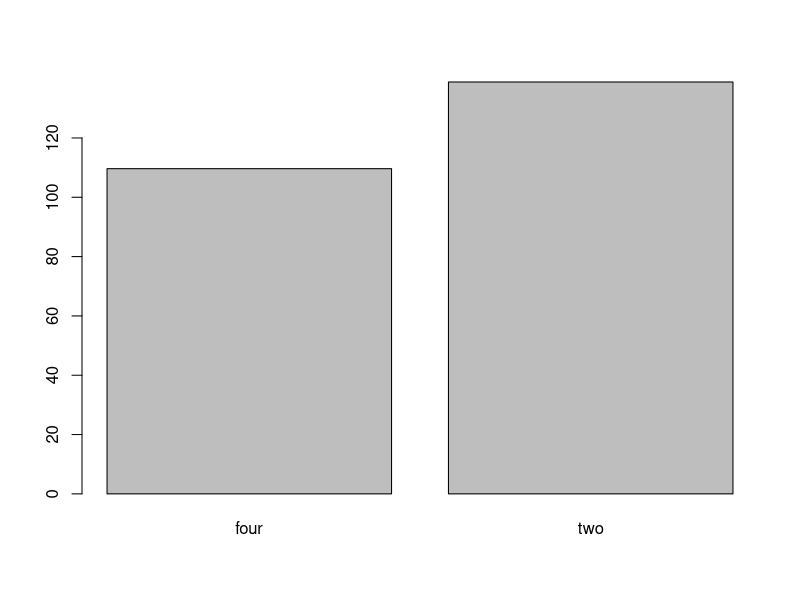
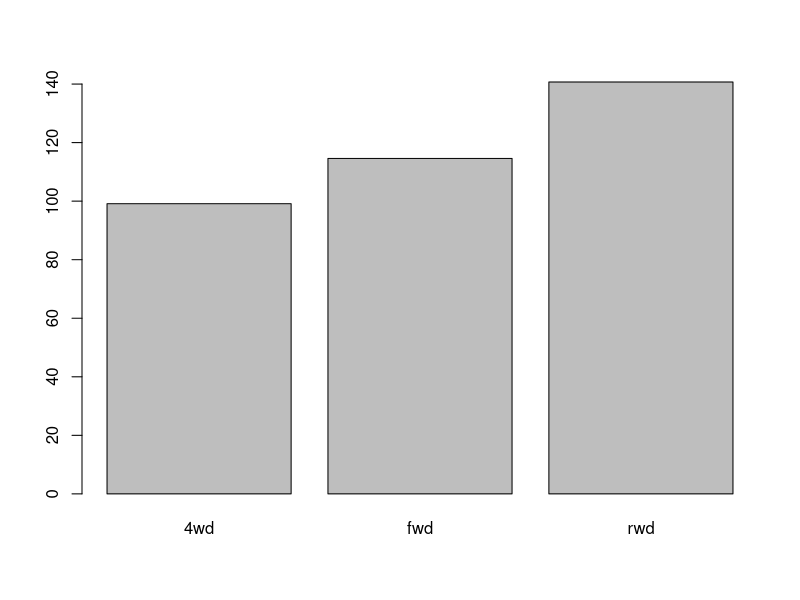
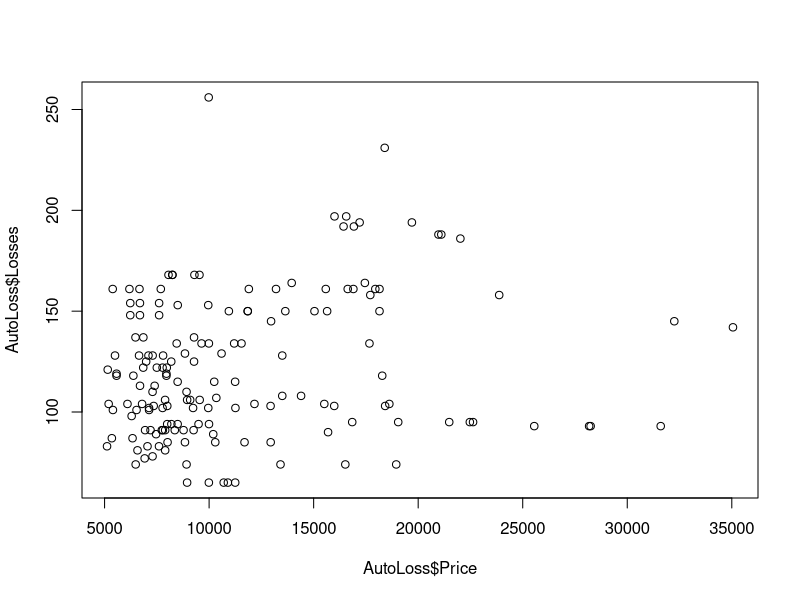

Recreate these plots in R, in order.
#######################################################
############# BU.510.650 - Data Analytics, Fall 2020
#######################################################

## Thuc Tram (Kate) Phan - Assignment 2 ##

# read the data in AutoLoss.csv to a data frame called AutoLoss
AutoLoss<-read.csv("AutoLoss.csv")

# replaces ?s with NA while reading the data from the .csv file
AutoLoss <- read.csv("AutoLoss.csv", na.strings = "?")

# remove all the observations with any NA.
AutoLoss <- na.omit(AutoLoss)

# Question 1 #

# number of automobiles in each body style
m = table(AutoLoss$BodyStyle)

# proportion of automobiles in each body style
prop.table(m)

# average loss for each body style
aggregate(Losses~BodyStyle, data=AutoLoss,mean)

# average loss for each combination of body style and number of doors
aggregate(Losses~BodyStyle+NumDoors, data=AutoLoss,mean)

# subset of the data that includes only automobiles with rear-wheel drive
AutoLossRwd <- subset(AutoLoss, DriveWheels=="rwd")

# average loss for each body style with rear-wheel drive
aggregate(Losses~BodyStyle, data=AutoLossRwd,mean)

# Question 2 #
# average loss for cars with two doors versus four doors                   
AutoLossNumDoors <- tapply(AutoLoss$Losses, AutoLoss$NumDoors, mean)

# display a bar chart
barplot(AutoLossNumDoors)

# Create a new table t1, which will have our data in increasing order of the first column, 
# which is the loss
t1 <- AutoLoss[order(AutoLoss[,1],decreasing=FALSE),]

# Pick only the first 10 rows of t1 - these are 10 cars with the lowest losses
t2 <- t1[1:10,]

# average loss for 10 cars with each body style                  
AutoLoss10Cars <- tapply(t2$Losses, t2$BodyStyle, mean)

# average loss for cars with different types of Drive wheels                   
AutoLossDriveWheels <- tapply(AutoLoss$Losses, AutoLoss$DriveWheels, mean)

# display a bar chart
barplot(AutoLossDriveWheels)


# plot Price versus Losses
plot(AutoLoss$Price, AutoLoss$Losses)

